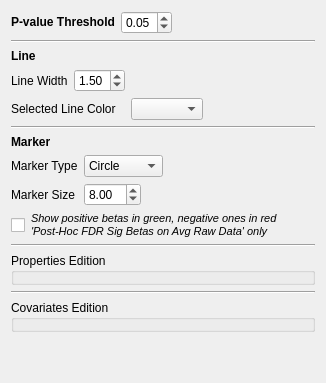
          <widget class="QWidget" name="plottingTab_editionTab">
           <attribute name="title">
            <string>Edition</string>
           </attribute>
           <layout class="QVBoxLayout" name="verticalLayout">
            <item>
             <layout class="QHBoxLayout" name="plottingTab_editionTab_pvalueThreshold_horizontalLayout">
              <item>
               <widget class="QLabel" name="plottingTab_editionTab_pvalueThreshold_label">
                <property name="text">
                 <string>&lt;html&gt;&lt;head/&gt;&lt;body&gt;&lt;p&gt;&lt;span style=&quot; font-weight:600;&quot;&gt;P-value Threshold&lt;/span&gt;&lt;/p&gt;&lt;/body&gt;&lt;/html&gt;</string>
                </property>
               </widget>
              </item>
              <item>
               <widget class="QDoubleSpinBox" name="plottingTab_editionTab_pvalueThreshold_doubleSpinBox">
                <property name="sizePolicy">
                 <sizepolicy hsizetype="Fixed" vsizetype="Fixed">
                  <horstretch>0</horstretch>
                  <verstretch>0</verstretch>
                 </sizepolicy>
                </property>
                <property name="decimals">
                 <number>2</number>
                </property>
                <property name="maximum">
                 <double>1.000000000000000</double>
                </property>
                <property name="singleStep">
                 <double>0.010000000000000</double>
                </property>
                <property name="value">
                 <double>0.050000000000000</double>
                </property>
               </widget>
              </item>
              <item>
               <spacer name="plottingTab_editionTab_pvalueThreshold_horizontalSpacer">
                <property name="orientation">
                 <enum>Qt::Horizontal</enum>
                </property>
                <property name="sizeHint" stdset="0">
                 <size>
                  <width>40</width>
                  <height>20</height>
                 </size>
                </property>
               </spacer>
              </item>
             </layout>
            </item>
            <item>
             <widget class="Line" name="line_3">
              <property name="orientation">
               <enum>Qt::Horizontal</enum>
              </property>
             </widget>
            </item>
            <item>
             <layout class="QGridLayout" name="plottingTab_editionTab_line_gridLayout">
              <item row="1" column="1" colspan="2">
               <widget class="QDoubleSpinBox" name="plottingTab_editionTab_lineWidth_doubleSpinBox">
                <property name="minimum">
                 <double>0.250000000000000</double>
                </property>
                <property name="maximum">
                 <double>5.000000000000000</double>
                </property>
                <property name="singleStep">
                 <double>0.250000000000000</double>
                </property>
                <property name="value">
                 <double>1.500000000000000</double>
                </property>
               </widget>
              </item>
              <item row="2" column="4" rowspan="2">
               <spacer name="plottingTab_editionTab_selectedLineColor_horizontalSpacer">
                <property name="orientation">
                 <enum>Qt::Horizontal</enum>
                </property>
                <property name="sizeHint" stdset="0">
                 <size>
                  <width>40</width>
                  <height>20</height>
                 </size>
                </property>
               </spacer>
              </item>
              <item row="1" column="0">
               <widget class="QLabel" name="plottingTab_editionTab_lineWidth_label">
                <property name="text">
                 <string>Line Width</string>
                </property>
               </widget>
              </item>
              <item row="2" column="0" rowspan="2" colspan="3">
               <widget class="QLabel" name="plottingTab_editionTab_selectedLineColor_label">
                <property name="text">
                 <string>Selected Line Color</string>
                </property>
               </widget>
              </item>
              <item row="2" column="3" rowspan="2">
               <widget class="QComboBox" name="plottingTab_editionTab_selectedLineColor_comboBox"/>
              </item>
              <item row="1" column="3" colspan="2">
               <spacer name="plottingTab_editionTab_lineWidth_horizontalSpacer">
                <property name="orientation">
                 <enum>Qt::Horizontal</enum>
                </property>
                <property name="sizeHint" stdset="0">
                 <size>
                  <width>184</width>
                  <height>20</height>
                 </size>
                </property>
               </spacer>
              </item>
              <item row="0" column="0" colspan="3">
               <widget class="QLabel" name="label_2">
                <property name="text">
                 <string>&lt;html&gt;&lt;head/&gt;&lt;body&gt;&lt;p&gt;&lt;span style=&quot; font-weight:600;&quot;&gt;Line&lt;/span&gt;&lt;/p&gt;&lt;/body&gt;&lt;/html&gt;</string>
                </property>
               </widget>
              </item>
             </layout>
            </item>
            <item>
             <widget class="Line" name="line_4">
              <property name="orientation">
               <enum>Qt::Horizontal</enum>
              </property>
             </widget>
            </item>
            <item>
             <layout class="QGridLayout" name="gridLayout_7">
              <item row="0" column="0" colspan="2">
               <widget class="QLabel" name="label_3">
                <property name="text">
                 <string>&lt;html&gt;&lt;head/&gt;&lt;body&gt;&lt;p&gt;&lt;span style=&quot; font-weight:600;&quot;&gt;Marker&lt;/span&gt;&lt;/p&gt;&lt;/body&gt;&lt;/html&gt;</string>
                </property>
               </widget>
              </item>
              <item row="1" column="0" colspan="2">
               <widget class="QLabel" name="plottingTab_editionTab_markerType_label">
                <property name="sizePolicy">
                 <sizepolicy hsizetype="Fixed" vsizetype="Preferred">
                  <horstretch>0</horstretch>
                  <verstretch>0</verstretch>
                 </sizepolicy>
                </property>
                <property name="text">
                 <string>Marker Type</string>
                </property>
               </widget>
              </item>
              <item row="1" column="2">
               <widget class="QComboBox" name="plottingTab_editionTab_markerType_comboBox">
                <property name="sizePolicy">
                 <sizepolicy hsizetype="Preferred" vsizetype="Fixed">
                  <horstretch>0</horstretch>
                  <verstretch>0</verstretch>
                 </sizepolicy>
                </property>
                <item>
                 <property name="text">
                  <string>Circle</string>
                 </property>
                </item>
                <item>
                 <property name="text">
                  <string>Cross</string>
                 </property>
                </item>
                <item>
                 <property name="text">
                  <string>Diamond</string>
                 </property>
                </item>
                <item>
                 <property name="text">
                  <string>Plus</string>
                 </property>
                </item>
                <item>
                 <property name="text">
                  <string>Square</string>
                 </property>
                </item>
               </widget>
              </item>
              <item row="1" column="3">
               <spacer name="plottingTab_editionTab_marker_horizontalSpacer">
                <property name="orientation">
                 <enum>Qt::Horizontal</enum>
                </property>
                <property name="sizeHint" stdset="0">
                 <size>
                  <width>40</width>
                  <height>20</height>
                 </size>
                </property>
               </spacer>
              </item>
              <item row="2" column="0" colspan="2">
               <widget class="QLabel" name="plottingTab_editionTab_markerSize_label">
                <property name="text">
                 <string>Marker Size</string>
                </property>
               </widget>
              </item>
              <item row="2" column="2">
               <widget class="QDoubleSpinBox" name="plottingTab_editionTab_markerSize_doubleSpinBox">
                <property name="sizePolicy">
                 <sizepolicy hsizetype="Fixed" vsizetype="Fixed">
                  <horstretch>0</horstretch>
                  <verstretch>0</verstretch>
                 </sizepolicy>
                </property>
                <property name="minimum">
                 <double>4.000000000000000</double>
                </property>
                <property name="maximum">
                 <double>20.000000000000000</double>
                </property>
                <property name="value">
                 <double>8.000000000000000</double>
                </property>
               </widget>
              </item>
              <item row="3" column="0">
               <widget class="QCheckBox" name="plottingTab_editionTab_binaryBetas_checkBox">
                <property name="sizePolicy">
                 <sizepolicy hsizetype="Fixed" vsizetype="Preferred">
                  <horstretch>0</horstretch>
                  <verstretch>0</verstretch>
                 </sizepolicy>
                </property>
                <property name="text">
                 <string/>
                </property>
               </widget>
              </item>
              <item row="3" column="1" colspan="3">
               <widget class="QLabel" name="plottingTab_editionTab_binaryBetas_label">
                <property name="sizePolicy">
                 <sizepolicy hsizetype="Preferred" vsizetype="Preferred">
                  <horstretch>0</horstretch>
                  <verstretch>0</verstretch>
                 </sizepolicy>
                </property>
                <property name="minimumSize">
                 <size>
                  <width>0</width>
                  <height>0</height>
                 </size>
                </property>
                <property name="text">
                 <string>&lt;html&gt;&lt;head/&gt;&lt;body&gt;&lt;p&gt;&lt;span style=&quot; font-size:8pt; font-style:italic;&quot;&gt;Show positive betas in green, negative ones in red&lt;br/&gt;'Post-Hoc FDR Sig Betas on Avg Raw Data' only&lt;/span&gt;&lt;/p&gt;&lt;/body&gt;&lt;/html&gt;</string>
                </property>
               </widget>
              </item>
             </layout>
            </item>
            <item>
             <widget class="Line" name="line_5">
              <property name="orientation">
               <enum>Qt::Horizontal</enum>
              </property>
             </widget>
            </item>
            <item>
             <widget class="QGroupBox" name="plottingTab_editionTab_propertiesEdition_groupBox">
              <property name="title">
               <string>Properties Edition</string>
              </property>
              <layout class="QGridLayout" name="gridLayout_PropertiesColors">
               <property name="leftMargin">
                <number>0</number>
               </property>
               <property name="topMargin">
                <number>9</number>
               </property>
               <property name="rightMargin">
                <number>0</number>
               </property>
               <property name="bottomMargin">
                <number>0</number>
               </property>
              </layout>
             </widget>
            </item>
            <item>
             <widget class="Line" name="line_6">
              <property name="orientation">
               <enum>Qt::Horizontal</enum>
              </property>
             </widget>
            </item>
            <item>
             <widget class="QGroupBox" name="plottingTab_editionTab_covariatesEdition_groupBox">
              <property name="title">
               <string>Covariates Edition</string>
              </property>
              <layout class="QGridLayout" name="gridLayout_CovariatesEdition">
               <property name="leftMargin">
                <number>0</number>
               </property>
               <property name="topMargin">
                <number>9</number>
               </property>
               <property name="rightMargin">
                <number>0</number>
               </property>
               <property name="bottomMargin">
                <number>0</number>
               </property>
              </layout>
             </widget>
            </item>
            <item>
             <spacer name="plottingTab_editionTab_verticalSpacer">
              <property name="orientation">
               <enum>Qt::Vertical</enum>
              </property>
              <property name="sizeHint" stdset="0">
               <size>
                <width>20</width>
                <height>40</height>
               </size>
              </property>
             </spacer>
            </item>
           </layout>
          </widget>
